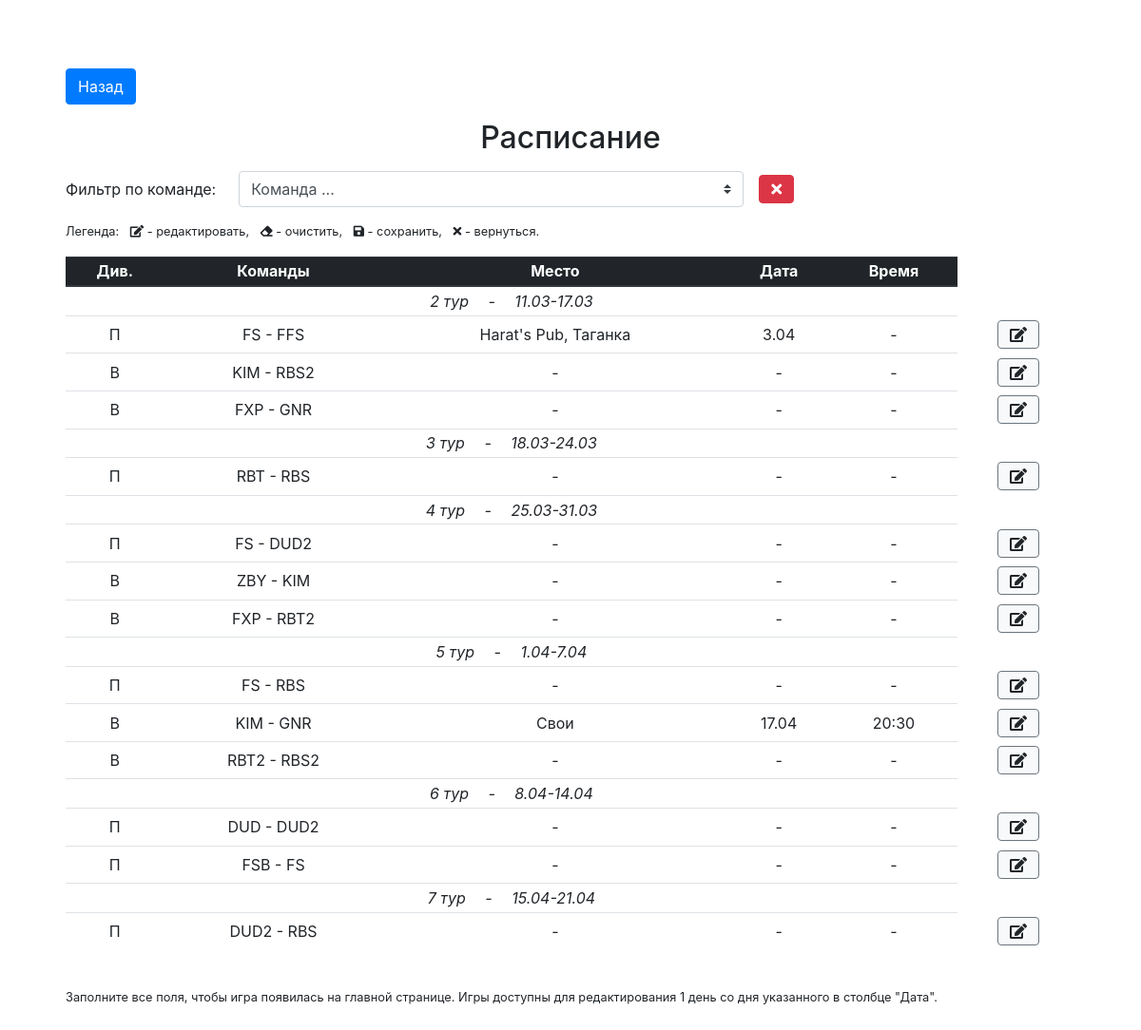
/schedule.php, run on an earlier commit of the app's database.
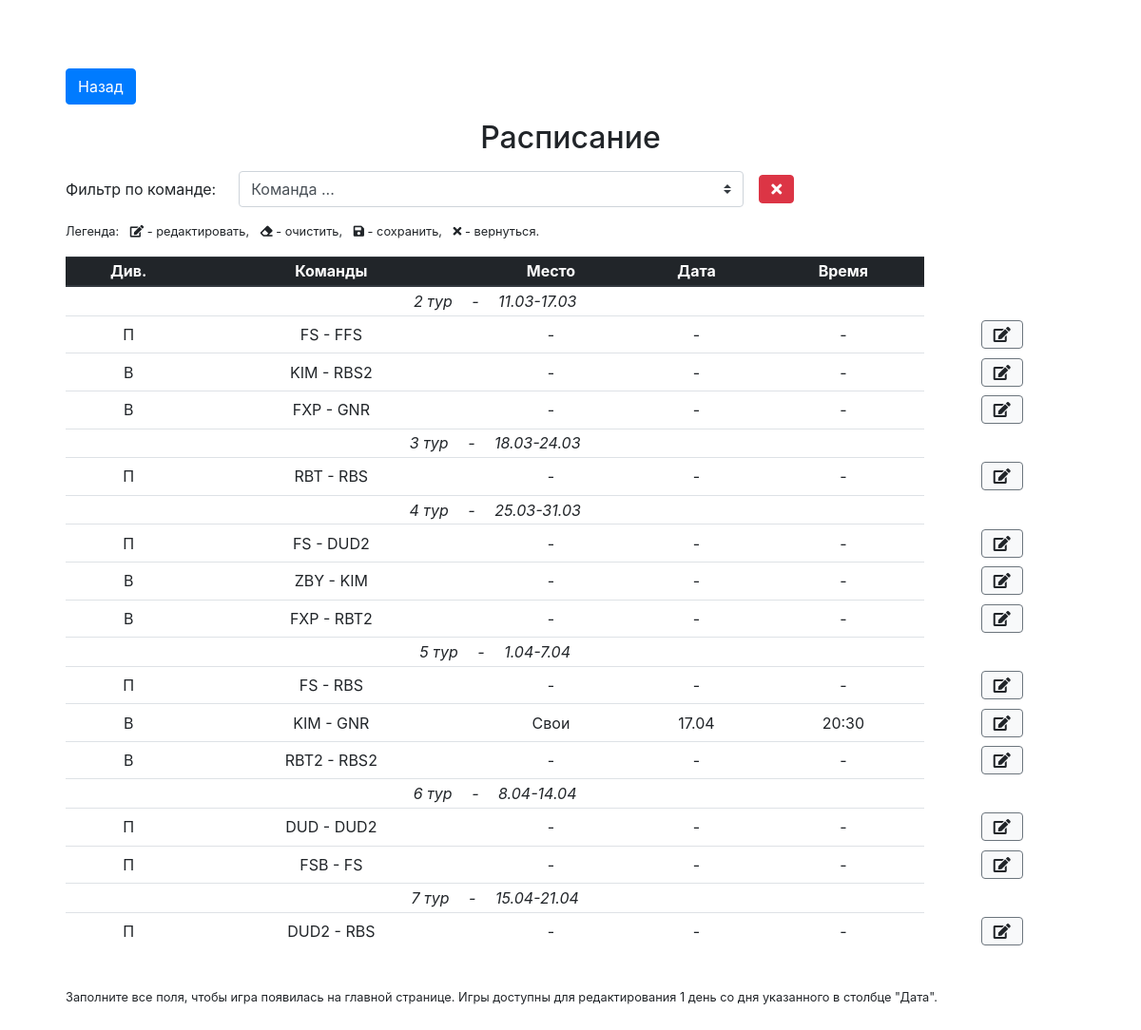
And on a later commit of the database.
### tables this page shows
CREATE TABLE schedule (id integer primary key autoincrement, season_id references seasons(season_id), tournament_id references tournaments(tournament_id), tour integer, team_id1 references teams(team_id), team_id2 references teams(team_id), date_start text, date_end text, place_id references places(place_id), date text, time text);

CREATE TABLE places (place_id integer primary key autoincrement, name text);

### inc/layout/templates/schedule_table.php (the view, shortened to what this page needs)
<div class="d-flex mt-3 align-items-center">
	<label for="teamFilter" class="col-form-label">Фильтр по команде:</label>
	<select class="custom-select w-50 ml-4" id="teamFilter" name="search">
		<option value="0">Команда ...</option>
	</select>
	<button class="btn btn-danger my-1 ml-3" id="clearTeamFilter">
	    <i class="fas fa-times"></i>
	</button>
</div>
<ul class="list-unstyled list-inline mt-3 small">
	<li class="list-inline-item">Легенда:</li>
	<li class="list-inline-item">
		<i class="fas fa-edit"></i> - редактировать,
	</li>
	<li class="list-inline-item">
		<i class="fas fa-eraser"></i> - очистить,
	</li>
	<li class="list-inline-item">
		<i class="fas fa-save"></i> - сохранить,
	</li>
	<li class="list-inline-item">
		<i class="fas fa-times"></i> - вернуться.
	</li>
</ul>
<div class="table-responsive">
  	<table class="table table-hover text-center table-sm" id="schedule">
  		<thead class="thead-dark">
  			<tr>
  				<th>Див.</th>
  				<th>Команды</th>
  				<th>Место</th>
  				<th>Дата</th>
  				<th>Время</th>
  			</tr>
  		</thead>
  		<tbody>
  			<?php if (!sizeof($schedule)): ?>
		  			</tbody>
		  		</table>
  			<?php else: ?>
		  	<?php $i = $schedule[0]['tour']; $j = 1; ?>
		  	<?php foreach ($schedule as $game): ?>
		  		<?php if ($i == $game['tour']): ?>
		  			<tr>
		  				<td colspan="5" class="font-italic text-left text-md-center">
		  					<?php echo $i++; ?> тур <span class="px-3">-</span> <?php echo $game['date_start']
		  					. "-" . $game['date_end']; ?>
	  					</td>
		  			</tr>
		  		<?php endif; ?>
		  		<tr>
		  			<td title="<?php echo ($game['tournament_id'] == "1" ? "Первый" : "Второй"); ?>">
		  				<?php
		  					switch ($game['tournament_id']) {
		  						case "1":
		  							echo "П";
		  							break;
		  						case "2":
		  							echo "В";
		  							break;
		  					}
		  				?>
	  				</td>
		  			<td><?php echo $game['team_name1']; ?> - <?php echo $game['team_name2']; ?></td>
		  			<td>
	  					<span class="schedule-place">
	  						<?php if (isset($game['place_id'])): ?>
		  						<?php foreach ($places as $place): ?>
			  						<?php if ($place['place_id'] == $game['place_id']) echo $place['name']; ?>
			  					<?php endforeach; ?>
			  				<?php else: ?>
			  					-
			  				<?php endif; ?>
  						</span>
					</td>
		  			<td>
	  					<span class="schedule-date">
	  						<?php if (isset($game['date'])): ?>
	  							<?php echo date_format(date_create($game['date']), "j.m"); ?>
  							<?php else: ?>
  								-
  							<?php endif; ?>
  						</span>
					</td>
					<td>
	  					<span class="schedule-time">
	  						<?php if (isset($game['time'])): ?>
	  							<?php echo $game['time']; ?>
  							<?php else: ?>
  								-
  							<?php endif; ?>
  						</span>
					</td>
					<td class="border-0">
						<button class="btn btn-light border-secondary ml-1" data-action="scheduleEdit" title="Редактировать">
							<i class="fas fa-edit"></i>
						</button>
					</td>
		  		</tr>
		  	<?php endforeach; ?>
		  	<?php endif; ?>
		</tbody>
	</table>
</div>

### inc/layout/head.php (shortened to what this page needs)
<html lang="ru">
<head>
	<?php require_once "styles.php" ?>
</head>

### inc/layout/styles.php (shortened to what this page needs)
<link rel="stylesheet" href="inc/libs/bootstrap/css/bootstrap.min.css">
<link rel="stylesheet" href="https://use.fontawesome.com/releases/v5.7.2/css/all.css">
<link rel="stylesheet" href="inc/libs/jquery-ui/jquery-ui.min.css">
<link rel="stylesheet" href="inc/css/custom.css?v=7">

### schedule.php (shortened to what this page needs)
<?php
	require_once __DIR__ . "/inc/bootstrap.php";
	require_once __DIR__ . "/inc/layout/head.php";
	if (!isset($_GET['tournament']) || $_GET['tournament'] != "amateur")
		$tournament_id = "(1, 2)";
	else
		$tournament_id = "(3, 4)";
	if (isset($_GET['search']) && $_GET['search'] != "0") {
		$team = filter_var($_GET['search'], FILTER_SANITIZE_STRING);
		$sth = $db->prepare("select
			s.id as id,
			s.tournament_id,
			s.team_id1 as team_id1,
			s.team_id2 as team_id2,
			ht.team_name_short as team_name1,
			at.team_name_short as team_name2,
			tour,
			date_start,
			date_end,
			s.place_id,
			date,
			time
			from schedule as s
			inner join teams as ht on ht.team_id = s.team_id1
			inner join teams as at on at.team_id = s.team_id2
			where s.tournament_id in " . $tournament_id . " and (date is NULL or date >= date(datetime('now', '-1 day'), 'localtime') or place_id is NULL or time is NULL) and (team_name1 == :team or team_name2 == :team)
			order by tour"
		);
		$sth->bindValue(":team", $team, PDO::PARAM_STR);
	} else {
		$sth = $db->prepare("select
			s.id as id,
			s.tournament_id,
			s.team_id1 as team_id1,
			s.team_id2 as team_id2,
			ht.team_name_short as team_name1,
			at.team_name_short as team_name2,
			tour,
			date_start,
			date_end,
			s.place_id,
			date,
			time
			from schedule as s
			inner join teams as ht on ht.team_id = s.team_id1
			inner join teams as at on at.team_id = s.team_id2
			where s.tournament_id in " . $tournament_id . " and (date is NULL or date >= date(datetime('now', '-1 day'), 'localtime') or place_id is NULL or time is NULL)
			order by tour"
		);
	}
	$sth->execute();
	$schedule = $sth->fetchAll();
	$sth = $db->prepare("select * from places order by name");
	$sth->execute();
	$places = $sth->fetchAll();
?>
<body>
<main role="main" class="container">
  	<div class="starter-template text-left">
  		<a href="/" class="btn btn-primary mt-4">Назад</a>
		<h2 class="text-center mt-3 mb-3">Расписание</h2>
    	<?php include __DIR__ . "/inc/layout/templates/schedule_table.php"; ?>
    	<p class="small mt-4">Заполните все поля, чтобы игра появилась на главной странице. Игры доступны для редактирования 1 день со дня указанного в столбце "Дата".</p>
  	</div>
</main>
</body>
</html>

### inc/css/custom.css (style rules this page uses)
body { padding-top: 0; }
.starter-template { position: relative; padding: 3rem 1.5rem; text-align: center; }
.table td, .table th { text-align: center; vertical-align: middle; font-size: 12px; }
@media (min-width: 576px) { .table td, .table th { font-size: 1rem; } }

What changed in the data, as far as the page shows it:
changed schedule (number 1 of 13 on the later page): loses places (name "Harat's Pub, Таганка"); date "3.04" → (not shown); now shows "-"
